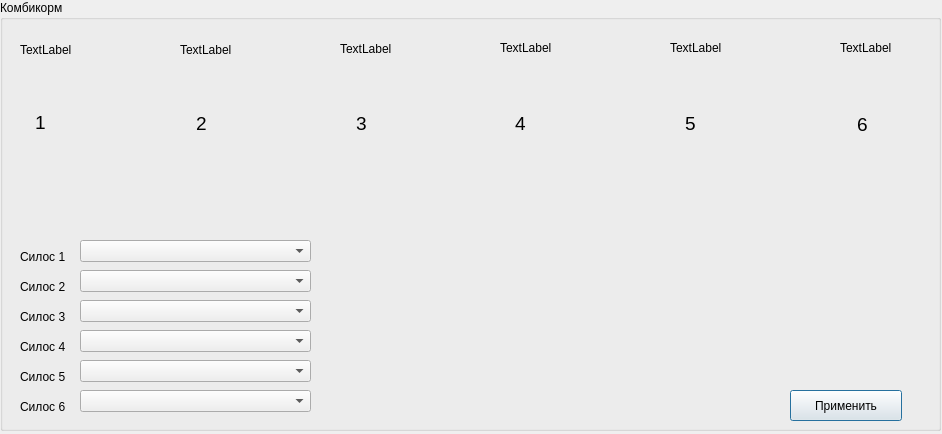
<?xml version="1.0" encoding="UTF-8"?>
<ui version="4.0">
 <class>Dialog_Korm</class>
 <widget class="QDialog" name="Dialog_Korm">
  <property name="geometry">
   <rect>
    <x>0</x>
    <y>0</y>
    <width>942</width>
    <height>434</height>
   </rect>
  </property>
  <property name="windowTitle">
   <string>Dialog</string>
  </property>
  <widget class="QGroupBox" name="groupBox_2">
   <property name="geometry">
    <rect>
     <x>0</x>
     <y>0</y>
     <width>941</width>
     <height>431</height>
    </rect>
   </property>
   <property name="title">
    <string>Комбикорм</string>
   </property>
   <widget class="QPushButton" name="savebankabtn">
    <property name="geometry">
     <rect>
      <x>790</x>
      <y>390</y>
      <width>112</width>
      <height>31</height>
     </rect>
    </property>
    <property name="text">
     <string>Применить</string>
    </property>
   </widget>
   <widget class="QLabel" name="labelbanka2">
    <property name="geometry">
     <rect>
      <x>180</x>
      <y>42</y>
      <width>81</width>
      <height>16</height>
     </rect>
    </property>
    <property name="text">
     <string>TextLabel</string>
    </property>
   </widget>
   <widget class="QLabel" name="labelbanka6">
    <property name="geometry">
     <rect>
      <x>840</x>
      <y>40</y>
      <width>81</width>
      <height>16</height>
     </rect>
    </property>
    <property name="text">
     <string>TextLabel</string>
    </property>
   </widget>
   <widget class="QLabel" name="labelbanka4">
    <property name="geometry">
     <rect>
      <x>500</x>
      <y>40</y>
      <width>91</width>
      <height>16</height>
     </rect>
    </property>
    <property name="text">
     <string>TextLabel</string>
    </property>
   </widget>
   <widget class="QLabel" name="labelbanka1">
    <property name="geometry">
     <rect>
      <x>20</x>
      <y>42</y>
      <width>81</width>
      <height>16</height>
     </rect>
    </property>
    <property name="text">
     <string>TextLabel</string>
    </property>
   </widget>
   <widget class="QLabel" name="labelbanka5">
    <property name="geometry">
     <rect>
      <x>670</x>
      <y>40</y>
      <width>101</width>
      <height>16</height>
     </rect>
    </property>
    <property name="text">
     <string>TextLabel</string>
    </property>
   </widget>
   <widget class="QLabel" name="labelbanka3">
    <property name="geometry">
     <rect>
      <x>340</x>
      <y>41</y>
      <width>91</width>
      <height>16</height>
     </rect>
    </property>
    <property name="text">
     <string>TextLabel</string>
    </property>
   </widget>
   <widget class="QLabel" name="banka3">
    <property name="geometry">
     <rect>
      <x>340</x>
      <y>60</y>
      <width>66</width>
      <height>161</height>
     </rect>
    </property>
    <property name="text">
     <string/>
    </property>
    <property name="pixmap">
     <pixmap>silos.png</pixmap>
    </property>
   </widget>
   <widget class="QLabel" name="banka5">
    <property name="geometry">
     <rect>
      <x>670</x>
      <y>54</y>
      <width>66</width>
      <height>171</height>
     </rect>
    </property>
    <property name="text">
     <string/>
    </property>
    <property name="pixmap">
     <pixmap>silos.png</pixmap>
    </property>
   </widget>
   <widget class="QLabel" name="banka1">
    <property name="geometry">
     <rect>
      <x>20</x>
      <y>54</y>
      <width>51</width>
      <height>171</height>
     </rect>
    </property>
    <property name="text">
     <string/>
    </property>
    <property name="pixmap">
     <pixmap>silos.png</pixmap>
    </property>
   </widget>
   <widget class="QLabel" name="banka6">
    <property name="geometry">
     <rect>
      <x>840</x>
      <y>60</y>
      <width>66</width>
      <height>161</height>
     </rect>
    </property>
    <property name="text">
     <string/>
    </property>
    <property name="pixmap">
     <pixmap>silos.png</pixmap>
    </property>
   </widget>
   <widget class="QLabel" name="banka2">
    <property name="geometry">
     <rect>
      <x>180</x>
      <y>58</y>
      <width>66</width>
      <height>161</height>
     </rect>
    </property>
    <property name="text">
     <string/>
    </property>
    <property name="pixmap">
     <pixmap>silos.png</pixmap>
    </property>
   </widget>
   <widget class="QLabel" name="labelbanka4_2">
    <property name="geometry">
     <rect>
      <x>515</x>
      <y>108</y>
      <width>91</width>
      <height>31</height>
     </rect>
    </property>
    <property name="font">
     <font>
      <family>Arial</family>
      <pointsize>14</pointsize>
      <weight>50</weight>
      <bold>false</bold>
      <kerning>false</kerning>
     </font>
    </property>
    <property name="text">
     <string>4</string>
    </property>
   </widget>
   <widget class="QLabel" name="labelbanka5_2">
    <property name="geometry">
     <rect>
      <x>685</x>
      <y>108</y>
      <width>101</width>
      <height>31</height>
     </rect>
    </property>
    <property name="font">
     <font>
      <family>Arial</family>
      <pointsize>14</pointsize>
      <weight>50</weight>
      <bold>false</bold>
      <kerning>false</kerning>
     </font>
    </property>
    <property name="text">
     <string>5</string>
    </property>
   </widget>
   <widget class="QLabel" name="labelbanka6_2">
    <property name="geometry">
     <rect>
      <x>857</x>
      <y>109</y>
      <width>81</width>
      <height>31</height>
     </rect>
    </property>
    <property name="font">
     <font>
      <family>Arial</family>
      <pointsize>14</pointsize>
      <weight>50</weight>
      <bold>false</bold>
      <kerning>false</kerning>
     </font>
    </property>
    <property name="text">
     <string>6</string>
    </property>
   </widget>
   <widget class="QLabel" name="labelbanka3_2">
    <property name="geometry">
     <rect>
      <x>356</x>
      <y>108</y>
      <width>91</width>
      <height>31</height>
     </rect>
    </property>
    <property name="font">
     <font>
      <family>Arial</family>
      <pointsize>14</pointsize>
      <weight>50</weight>
      <bold>false</bold>
      <kerning>false</kerning>
     </font>
    </property>
    <property name="text">
     <string>3</string>
    </property>
   </widget>
   <widget class="QLabel" name="labelbanka1_2">
    <property name="geometry">
     <rect>
      <x>35</x>
      <y>107</y>
      <width>81</width>
      <height>31</height>
     </rect>
    </property>
    <property name="font">
     <font>
      <family>Arial</family>
      <pointsize>14</pointsize>
      <weight>50</weight>
      <bold>false</bold>
      <kerning>false</kerning>
     </font>
    </property>
    <property name="text">
     <string>1</string>
    </property>
   </widget>
   <widget class="QLabel" name="labelbanka2_2">
    <property name="geometry">
     <rect>
      <x>196</x>
      <y>108</y>
      <width>81</width>
      <height>31</height>
     </rect>
    </property>
    <property name="font">
     <font>
      <family>Arial</family>
      <pointsize>14</pointsize>
      <weight>50</weight>
      <bold>false</bold>
      <kerning>false</kerning>
     </font>
    </property>
    <property name="text">
     <string>2</string>
    </property>
   </widget>
   <widget class="QLabel" name="banka4">
    <property name="geometry">
     <rect>
      <x>500</x>
      <y>54</y>
      <width>66</width>
      <height>171</height>
     </rect>
    </property>
    <property name="text">
     <string/>
    </property>
    <property name="pixmap">
     <pixmap>silos.png</pixmap>
    </property>
   </widget>
   <widget class="QLabel" name="label_14">
    <property name="geometry">
     <rect>
      <x>20</x>
      <y>400</y>
      <width>46</width>
      <height>13</height>
     </rect>
    </property>
    <property name="text">
     <string>Силос 6</string>
    </property>
   </widget>
   <widget class="QLabel" name="label_15">
    <property name="geometry">
     <rect>
      <x>20</x>
      <y>310</y>
      <width>46</width>
      <height>13</height>
     </rect>
    </property>
    <property name="text">
     <string>Силос 3</string>
    </property>
   </widget>
   <widget class="QComboBox" name="comboBox_4">
    <property name="geometry">
     <rect>
      <x>80</x>
      <y>330</y>
      <width>231</width>
      <height>22</height>
     </rect>
    </property>
   </widget>
   <widget class="QComboBox" name="comboBox_1">
    <property name="geometry">
     <rect>
      <x>80</x>
      <y>240</y>
      <width>231</width>
      <height>22</height>
     </rect>
    </property>
   </widget>
   <widget class="QComboBox" name="comboBox_5">
    <property name="geometry">
     <rect>
      <x>80</x>
      <y>360</y>
      <width>231</width>
      <height>22</height>
     </rect>
    </property>
   </widget>
   <widget class="QLabel" name="label_16">
    <property name="geometry">
     <rect>
      <x>20</x>
      <y>250</y>
      <width>46</width>
      <height>13</height>
     </rect>
    </property>
    <property name="text">
     <string>Силос 1</string>
    </property>
   </widget>
   <widget class="QComboBox" name="comboBox_2">
    <property name="geometry">
     <rect>
      <x>80</x>
      <y>270</y>
      <width>231</width>
      <height>22</height>
     </rect>
    </property>
   </widget>
   <widget class="QComboBox" name="comboBox_3">
    <property name="geometry">
     <rect>
      <x>80</x>
      <y>300</y>
      <width>231</width>
      <height>22</height>
     </rect>
    </property>
   </widget>
   <widget class="QComboBox" name="comboBox_6">
    <property name="geometry">
     <rect>
      <x>80</x>
      <y>390</y>
      <width>231</width>
      <height>22</height>
     </rect>
    </property>
   </widget>
   <widget class="QLabel" name="label_11">
    <property name="geometry">
     <rect>
      <x>20</x>
      <y>340</y>
      <width>46</width>
      <height>13</height>
     </rect>
    </property>
    <property name="text">
     <string>Силос 4</string>
    </property>
   </widget>
   <widget class="QLabel" name="label_13">
    <property name="geometry">
     <rect>
      <x>20</x>
      <y>370</y>
      <width>46</width>
      <height>13</height>
     </rect>
    </property>
    <property name="text">
     <string>Силос 5</string>
    </property>
   </widget>
   <widget class="QLabel" name="label_12">
    <property name="geometry">
     <rect>
      <x>20</x>
      <y>280</y>
      <width>46</width>
      <height>13</height>
     </rect>
    </property>
    <property name="text">
     <string>Силос 2</string>
    </property>
   </widget>
   <zorder>savebankabtn</zorder>
   <zorder>labelbanka2</zorder>
   <zorder>labelbanka6</zorder>
   <zorder>labelbanka4</zorder>
   <zorder>labelbanka1</zorder>
   <zorder>labelbanka5</zorder>
   <zorder>labelbanka3</zorder>
   <zorder>banka3</zorder>
   <zorder>banka5</zorder>
   <zorder>banka1</zorder>
   <zorder>banka6</zorder>
   <zorder>banka2</zorder>
   <zorder>labelbanka5_2</zorder>
   <zorder>labelbanka6_2</zorder>
   <zorder>labelbanka3_2</zorder>
   <zorder>labelbanka1_2</zorder>
   <zorder>labelbanka2_2</zorder>
   <zorder>banka4</zorder>
   <zorder>labelbanka4_2</zorder>
   <zorder>label_14</zorder>
   <zorder>label_15</zorder>
   <zorder>comboBox_4</zorder>
   <zorder>comboBox_1</zorder>
   <zorder>comboBox_5</zorder>
   <zorder>label_16</zorder>
   <zorder>comboBox_2</zorder>
   <zorder>comboBox_3</zorder>
   <zorder>comboBox_6</zorder>
   <zorder>label_11</zorder>
   <zorder>label_13</zorder>
   <zorder>label_12</zorder>
  </widget>
 </widget>
 <resources/>
 <connections/>
</ui>
